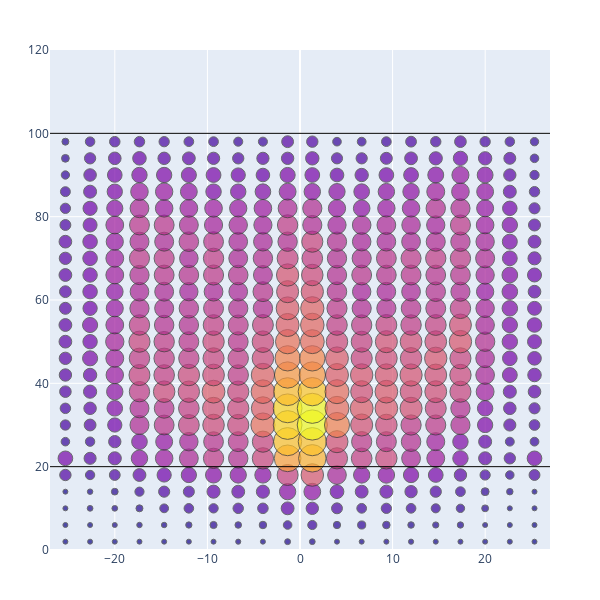

The notebook cell this image was saved under:
### Code cell
import plotly.graph_objects as go

# Create the figure
fig = go.Figure()

# Add the main scatter plot
fig.add_trace(go.Scatter(
    x=x_coords, y=y_coords, mode='markers', name='markers',
    marker=dict(
        size=counts, sizemode='area', sizeref=3, sizemin=2.5,
        color=counts,
        line=dict(width=1, color='#333333'), symbol='circle',
    ),
))

# Add black horizontal lines at y = 20 and y = 100
fig.add_shape(type='line', x0=-27, y0=20, x1=27, y1=20, line=dict(color='black', width=1))
fig.add_shape(type='line', x0=-27, y0=100, x1=27, y1=100, line=dict(color='black', width=1))

# Set the layout properties
fig.update_layout(
    xaxis=dict(range=[-27, 27]),
    yaxis=dict(range=[0, 120]),
    showlegend=False,
    width=600,
    height=600,
    margin=dict(t=50, b=50, l=50, r=50),
)

# Show the plot
fig.show()

### Figure 1 — Plotly figure (JSON) as saved in the notebook; plotly's stock layout.template omitted (floating-point values rounded to 4 significant figures; data arrays with more than 128 entries replaced by an {"elided": "..."} marker saying what was removed)
{"data": [{"marker": {"color": {"elided": "500 int values"}, "line": {"color": "#333333", "width": 1}, "size": {"elided": "500 int values"}, "sizemin": 2.5, "sizemode": "area", "sizeref": 3, "symbol": "circle"}, "mode": "markers", "name": "markers", "type": "scatter", "x": {"elided": "500 float values"}, "y": {"elided": "500 int values"}}], "layout": {"height": 600, "margin": {"b": 50, "l": 50, "r": 50, "t": 50}, "shapes": [{"line": {"color": "black", "width": 1}, "type": "line", "x0": -27, "x1": 27, "y0": 20, "y1": 20}, {"line": {"color": "black", "width": 1}, "type": "line", "x0": -27, "x1": 27, "y0": 100, "y1": 100}], "showlegend": false, "width": 600, "xaxis": {"range": [-27, 27]}, "yaxis": {"range": [0, 120]}}}
